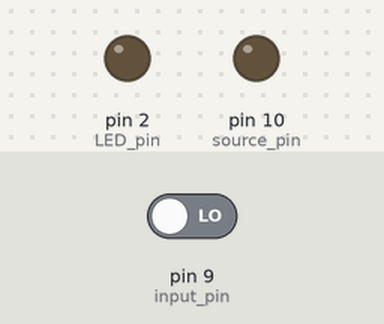
Bench run of a sketch on a simulated Arduino Uno, built with avr-gcc and run on an emulated ATmega328P. Parts: output pins drawn as LEDs (lit = HIGH). The inputs (shaded band) are chosen by the test bench; at power-on: pin 9 (input_pin) LOW.

Above: at 1.2 s.
1.3 s: pin 9 (input_pin) driven HIGH
At 1.8 s:
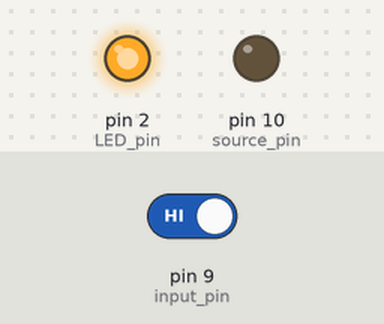
2.8 s: pin 9 (input_pin) driven LOW
At 4.2 s:
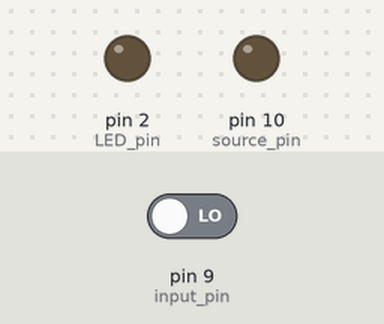
Timing chart, 0 to 5.8 s (numbered marks = the images above; inputs shaded):
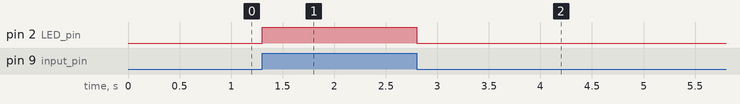

Measured:
- after the input at 1.3 s, pin 2 (LED_pin): LOW → HIGH at once
- after the input at 2.8 s, pin 2 (LED_pin): HIGH → LOW at once

The sketch:

lab8_1.ino
```cpp
uint8_t LED_pin = 2;

uint8_t source_pin = 10;
uint8_t input_pin = 9;

void setup() {
  // put your setup code here, to run once:
  pinMode(LED_pin, OUTPUT);
  pinMode(input_pin, INPUT);
  pinMode(source_pin, OUTPUT);

  digitalWrite(source_pin, LOW);

}

void loop() {
  // put your main code here, to run repeatedly:
  if(digitalRead(input_pin)){
    digitalWrite(LED_pin, HIGH);
  }else{
    digitalWrite(LED_pin, LOW);
  }

}
```
